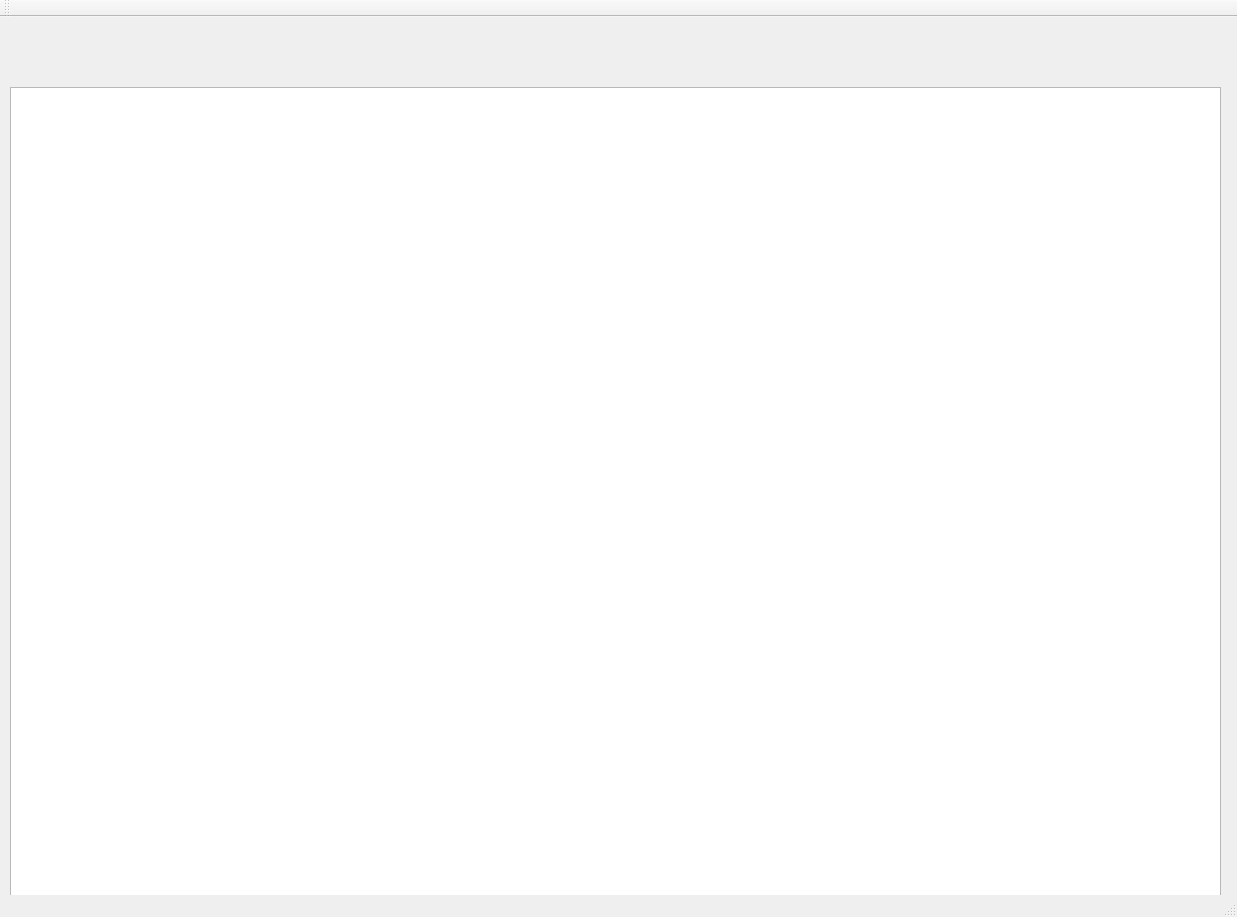
<?xml version="1.0" encoding="UTF-8"?>
<ui version="4.0">
 <class>MainWindow</class>
 <widget class="QMainWindow" name="MainWindow">
  <property name="geometry">
   <rect>
    <x>0</x>
    <y>0</y>
    <width>1237</width>
    <height>917</height>
   </rect>
  </property>
  <property name="windowTitle">
   <string>MainWindow</string>
  </property>
  <widget class="QWidget" name="centralWidget">
   <widget class="QGraphicsView" name="graphicsView">
    <property name="geometry">
     <rect>
      <x>10</x>
      <y>70</y>
      <width>1211</width>
      <height>811</height>
     </rect>
    </property>
   </widget>
  </widget>
  <widget class="QMenuBar" name="menuBar">
   <property name="geometry">
    <rect>
     <x>0</x>
     <y>0</y>
     <width>1237</width>
     <height>26</height>
    </rect>
   </property>
  </widget>
  <widget class="QToolBar" name="mainToolBar">
   <attribute name="toolBarArea">
    <enum>TopToolBarArea</enum>
   </attribute>
   <attribute name="toolBarBreak">
    <bool>false</bool>
   </attribute>
  </widget>
  <widget class="QStatusBar" name="statusBar"/>
 </widget>
 <layoutdefault spacing="6" margin="11"/>
 <resources/>
 <connections/>
</ui>
